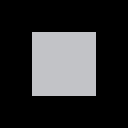

Tiled map render using the project's own tile images. Description and the whole map definition, tile-layer contents included, below:
An orthogonal 8x8 tile map with 16x16 px tiles, 1 tile layer (Tile Layer 1).

<map version="1.0" orientation="orthogonal" renderorder="left-up" width="8" height="8" tilewidth="16" tileheight="16" nextobjectid="1">
 <tileset firstgid="1" source="Default.tsx" />
 <layer name="Tile Layer 1" width="8" height="8">
  <data encoding="csv">
0,0,0,0,0,0,0,0,
0,0,0,0,0,0,0,0,
0,0,5,5,5,5,0,0,
0,0,5,5,5,5,0,0,
0,0,5,5,5,5,0,0,
0,0,5,5,5,5,0,0,
0,0,0,0,0,0,0,0,
0,0,0,0,0,0,0,0
</data>
 </layer>
</map>
